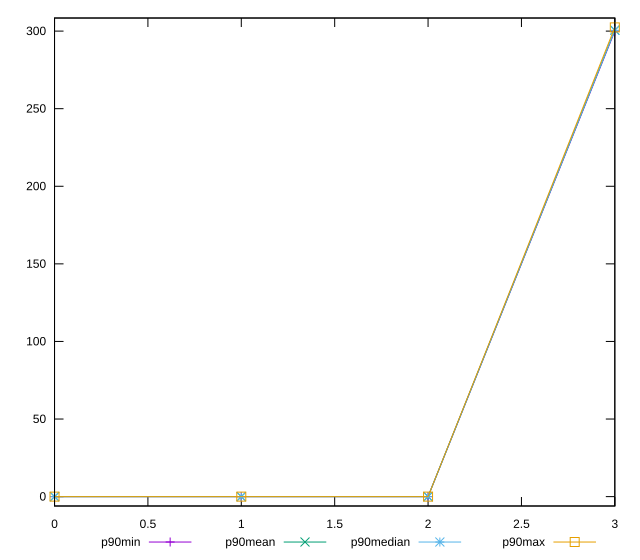

Recreate this plot in gnuplot.
reset

$p90Min <<EOF
0 0
1 0
2 0
3 300
EOF

$p90Mean <<EOF
0 0
1 0
2 0
3 300.62921276595745
EOF

$p90Median <<EOF
0 0
1 0
2 0
3 300.495
EOF

$p90Max <<EOF
0 0
1 0
2 0
3 302.386
EOF

set key outside below
set xrange [0:3]
set yrange [-6.047720000000001:308.43372000000005]
set trange [-6.047720000000001:308.43372000000005]
set terminal svg size 640, 560 enhanced background rgb 'white'
set output "reports/report_00031_2021-02-24T23-18-18.084Z/uses-rel-preconnect/progression/value.svg"

plot $p90Min title "p90min" with linespoints, \
     $p90Mean title "p90mean" with linespoints, \
     $p90Median title "p90median" with linespoints, \
     $p90Max title "p90max" with linespoints

reset
